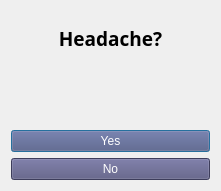
   <widget class="QWidget" name="gridLayoutWidget_8">
    <property name="geometry">
     <rect>
      <x>260</x>
      <y>310</y>
      <width>221</width>
      <height>191</height>
     </rect>
    </property>
    <layout class="QGridLayout" name="gridLayout_9">
     <item row="5" column="0">
      <widget class="QPushButton" name="no_button_5">
       <property name="enabled">
        <bool>true</bool>
       </property>
       <property name="autoFillBackground">
        <bool>false</bool>
       </property>
       <property name="styleSheet">
        <string notr="true">font: 12pt &quot;Broadway&quot;;
color: rgb(255, 255, 255);
background-color: rgb(85, 85, 127);</string>
       </property>
       <property name="text">
        <string>No</string>
       </property>
      </widget>
     </item>
     <item row="1" column="0">
      <widget class="QLabel" name="label_26">
       <property name="font">
        <font>
         <family>Century Gothic</family>
         <pointsize>14</pointsize>
         <weight>75</weight>
         <bold>true</bold>
        </font>
       </property>
       <property name="text">
        <string>Headache?</string>
       </property>
       <property name="alignment">
        <set>Qt::AlignCenter</set>
       </property>
      </widget>
     </item>
     <item row="4" column="0">
      <widget class="QPushButton" name="yes_button_5">
       <property name="enabled">
        <bool>true</bool>
       </property>
       <property name="autoFillBackground">
        <bool>false</bool>
       </property>
       <property name="styleSheet">
        <string notr="true">font: 12pt &quot;Broadway&quot;;
color: rgb(255, 255, 255);
background-color: rgb(85, 85, 127);</string>
       </property>
       <property name="text">
        <string>Yes</string>
       </property>
       <property name="checkable">
        <bool>true</bool>
       </property>
       <property name="autoExclusive">
        <bool>false</bool>
       </property>
       <property name="autoDefault">
        <bool>true</bool>
       </property>
       <property name="default">
        <bool>true</bool>
       </property>
       <property name="flat">
        <bool>false</bool>
       </property>
      </widget>
     </item>
     <item row="2" column="0">
      <widget class="QLabel" name="label_7">
       <property name="text">
        <string/>
       </property>
       <property name="pixmap">
        <pixmap resource="resource.qrc">:/newPrefix/7.jpg</pixmap>
       </property>
       <property name="scaledContents">
        <bool>true</bool>
       </property>
       <property name="alignment">
        <set>Qt::AlignCenter</set>
       </property>
      </widget>
     </item>
    </layout>
   </widget>
